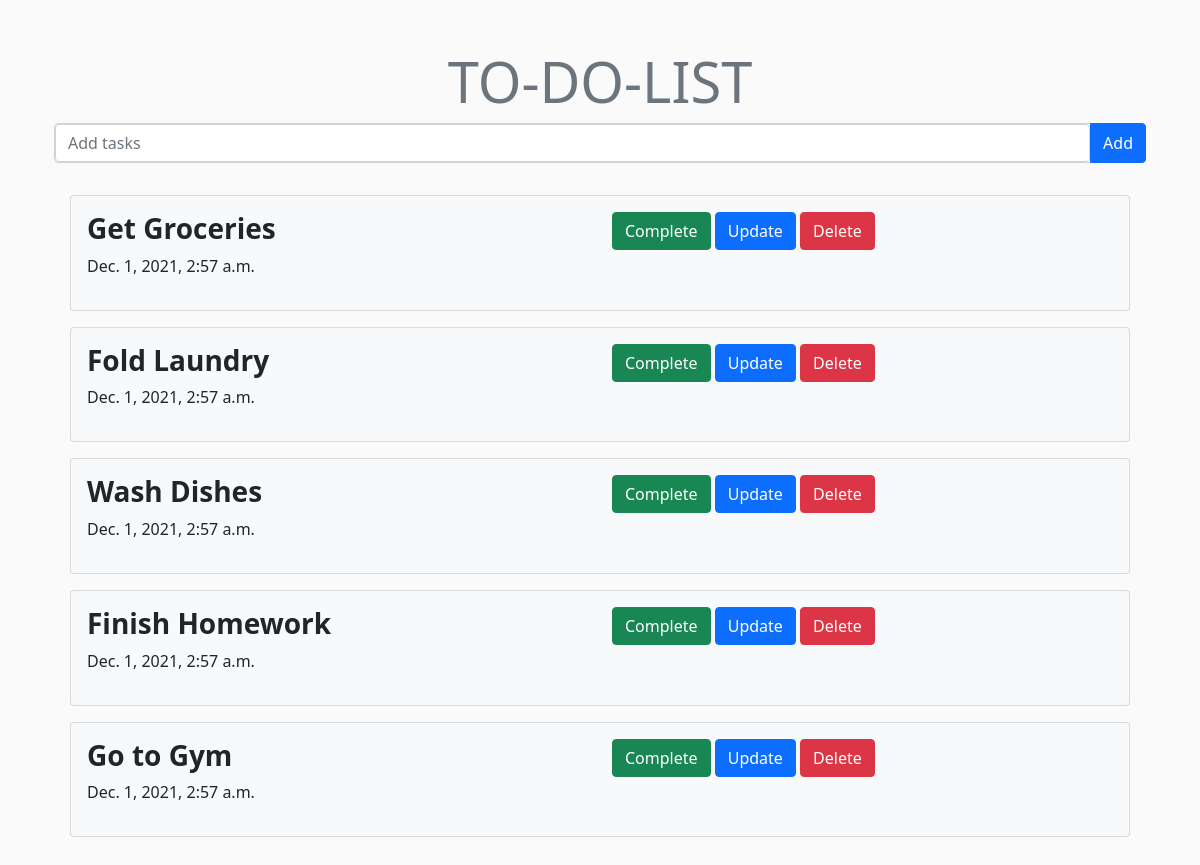
The page / on the database its author committed.
### todo/models.py (models this page shows, shortened)
class Task(models.Model):
    task_item = models.CharField(max_length=25)
    created_at = models.DateTimeField(auto_now_add=True, blank=True)
    complete = models.BooleanField(default=False)

### todo/views.py (the view)
# urls.py: path('', todo.views.index),
def index(request):
    tasks = Task.objects.all()
    form = TaskForm()
    context = {'tasks': tasks, 'form': form}
    return render(request, 'tasks/index.html', context)

### todo/forms.py
class TaskForm(forms.ModelForm):
    class Meta:
        model = Task
        fields = '__all__'
        widgets = {
            'task_item': forms.TextInput(attrs={
                'class': 'form-control',
                'placeholder': "Add tasks"
            }),
            'complete': forms.CheckboxInput(attrs={
                'class': 'form-check-input',
                'role': "switch"
            })
        }

### templates/tasks/index.html (shortened to what this page needs)
{% extends 'tasks/base.html' %}
{% block body %}
    <div class="container">
        <div class="row">
            <h1 class="display-4 text-center text-secondary">TO-DO-LIST</h1>
        </div>
        <div class="row">
            <form action="{% url 'add' %}" method="post">
                <div class="input-group mb-3">
                    <div class="form-control p-0">{{form.task_item}}</div>
                    <button class="btn btn-primary" type="submit">Add</button>
                </div>
            </form>
        </div>
    </div>
    <div class="container">
        {% for task in tasks %}
        <div class="card text-dark bg-light m-3">
            {% if task.complete %}
                <div class="card-body" style="background-color: darkgray">
            {% else %}
                <div class="card-body">
            {%  endif %}
            <div class="row">
                {% if task.complete %}
                    <div class="col-md-6" style="text-decoration: line-through">
                        <h4 class="fw-bold">{{ task.task_item }}</h4>
                        <p class="fs-6">{{ task.created_at }}</p>
                    </div>
                {% else %}
                    <div class="col-md-6">
                        <h3 class="fw-bold">{{ task.task_item }}</h3>
                        <p class="fs-6">{{ task.created_at }}</p>
                    </div>
                {% endif %}
                <div class="col-md-6">
                    {% if not task.complete %}
                        <a class="btn btn-success update" role="button" href={% url 'complete' task.id %}>Complete</a>
                    {%  endif %}
                        <a class="btn btn-primary" role="button" href="{% url 'update' task.id %}">Update</a>
                        <a class="btn btn-danger" role="button" href="{% url 'delete' task.id %}">Delete</a>
                </div>
            </div>
            {% if task.complete %}
                </div>
            {% else %}
                </div>
            {%  endif %}
        </div>
    {% endfor %}
    </div>
{% endblock %}

### templates/tasks/base.html (shortened to what this page needs)
{% load static %}
<!Doctype html>
<html lang="en">
    <head>
    <link href="https://cdn.jsdelivr.net/npm/bootstrap@5.1.3/dist/css/bootstrap.min.css" rel="stylesheet">
        <link rel="stylesheet" href="https://cdnjs.cloudflare.com/ajax/libs/font-awesome/5.15.1/css/all.min.css">
        <link rel="stylesheet" href="{% static 'css/styles.css' %}">
    </head>
    <body>
    <div class="container my-5">
        {% block body %}
        {% endblock %}
    </div>
    </body>
</html>

### static/css/styles.css (style rules this page uses)
#id_task_item { width: 100%; }
body { background-color: #fafafa; }

### rows shown on the page
Task: task_item "Get Groceries", created_at "Dec. 1, 2021, 2:57 a.m.", complete "Complete"
Task: task_item "Fold Laundry", created_at "Dec. 1, 2021, 2:57 a.m.", complete "Complete"
Task: task_item "Wash Dishes", created_at "Dec. 1, 2021, 2:57 a.m.", complete "Complete"
Task: task_item "Finish Homework", created_at "Dec. 1, 2021, 2:57 a.m.", complete "Complete"
Task: task_item "Go to Gym", created_at "Dec. 1, 2021, 2:57 a.m.", complete "Complete"
